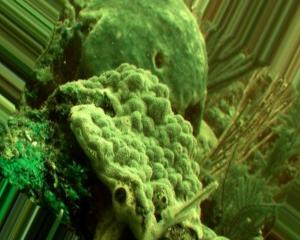
#> input picture reefglyph/data/crops/healthy/1007788673_ced6bb5451_o_0_3924.jpg, 300 x 240 px
$ python calibrate.py   (older library calls are emulated)
#> lines starting #> are read from the running program, lines starting #| are printed output that depends on the picture; after the words box and inside, x2 and y2 are one past the last pixel; in counts of white or black regions, pixels touching at a corner belong together
### reefglyph/py/reefglyph/analysis/coral.py
"""M2: classical-CV coral analysis. analyze(bgr, rect) -> CoralRecord."""
import json, os
import numpy as np, cv2, pyefd
from ..codec.layers import CoralRecord

PARAMS = dict(L_t=60.0, C_t=25.0, tau=0.35, norm=0, seg="gc")   # overwritten by data/params.json
MAXS = 320                                                       # analysis resolution (longest side)
HEALTH_EDGES = None                               # 5 ascending edges from the calibration split
TEXTURE_EDGES = None                              # 15 ascending edges from the calibration split


def load_params(path="data/params.json"):
    """Called automatically at import if data/params.json exists (run from project root)."""
    global HEALTH_EDGES, TEXTURE_EDGES
    if os.path.exists(path):
        d = json.load(open(path))
        PARAMS.update({k: d[k] for k in d if k in PARAMS})
        HEALTH_EDGES = d.get("health_edges")
        TEXTURE_EDGES = d.get("texture_edges")


load_params()


def to_lab(bgr):
    lab = cv2.cvtColor(bgr, cv2.COLOR_BGR2LAB).astype(np.float32)
    return lab[..., 0] * 100 / 255, lab[..., 1] - 128, lab[..., 2] - 128


def gray_world(bgr):
    m = bgr.reshape(-1, 3).mean(0); return np.clip(bgr * (m.mean() / m), 0, 255).astype(np.uint8)


# [7 lines left out: function median_cut, not called in this run]


def segment(bgr, rect):
    mask = np.zeros(bgr.shape[:2], np.uint8); bg = np.zeros((1, 65)); fg = np.zeros((1, 65))
    cv2.grabCut(bgr, mask, tuple(int(v) for v in rect), bg, fg, 4, cv2.GC_INIT_WITH_RECT)
    return ((mask == 1) | (mask == 3)).astype(np.uint8)


def rect_mask(bgr, rect):
    m = np.zeros(bgr.shape[:2], np.uint8); x, y, w, h = (int(v) for v in rect)
    m[y:y + h, x:x + w] = 1; return m


def pixel_stats(bgr, mask):
    """Eroded-mask L and chroma (brightest 1 % dropped) + the eroded mask."""
    er = cv2.erode(mask, np.ones((7, 7), np.uint8))           # ~3 px erosion
    if er.sum() < 20: er = mask
    if er.sum() == 0: er = np.ones_like(mask)
    L, a, b = to_lab(bgr); sel = er > 0
    Ls, C = L[sel], np.hypot(a[sel], b[sel])
    keep = Ls <= np.percentile(Ls, 99)
    return Ls[keep], C[keep], er


def bleach_from_stats(Ls, C, p=PARAMS):
    return float(np.mean((Ls > p["L_t"]) & (C < p["C_t"])))


def health_x(Ls, C):
    return float(Ls.mean() - C.mean())                         # pale + low chroma -> high


def health_score(x):
    if HEALTH_EDGES is None: return 3
    return int(np.searchsorted(HEALTH_EDGES, x)) + 1           # 1..6


def bleach_index(bgr, mask, p=PARAMS):
    Ls, C, er = pixel_stats(bgr, mask)
    return bleach_from_stats(Ls, C, p), er


# [51 lines left out: functions texture_index, analyze, not called in this run]

### reefglyph/py/reefglyph/analysis/calibrate.py
"""Run from project root:  uv run python -m reefglyph.analysis.calibrate
Delete data/stats_cache.pkl only if you change how images are loaded."""
import glob, itertools, json, os, pickle, time, numpy as np, cv2
from sklearn.metrics import precision_recall_fscore_support as prf, roc_auc_score, roc_curve
from sklearn.model_selection import train_test_split
from . import coral

CACHE, NPX = "data/stats_cache.pkl", 3000
RECALL_TARGET = 0.90


def load():
    if os.path.exists(CACHE): return pickle.load(open(CACHE, "rb"))
    rng = np.random.default_rng(0); V, y, t0 = {}, [], time.time()
    for lab, d in ((0, "healthy"), (1, "bleached")):
        for f in sorted(glob.glob(f"data/crops/{d}/*")):
            im = cv2.imread(f)
#> im is the input picture: shape (240, 300, 3); mean B, G, R 36.8, 103.8, 79.7
            if im is None: continue
            s = coral.MAXS / max(im.shape[:2])
#> s = 1.07
            if s < 1: im = cv2.resize(im, None, fx=s, fy=s, interpolation=cv2.INTER_AREA)
            h, w = im.shape[:2]; rect = (w // 10, h // 10, w * 8 // 10, h * 8 // 10)
#> after `h, w = im.shape[:2]`: h = 240; w = 300
#> after `rect = (w // 10, h // 10, w * 8 // 10, h * 8 // 10)`: rect = (30, 24, 240, 192)
            masks = {"gc": coral.segment(im, rect), "rect": coral.rect_mask(im, rect)}
            for norm in (0, 1):
                img = coral.gray_world(im) if norm else im
                for seg, m in masks.items():
                    Ls, C, _ = coral.pixel_stats(img, m)
                    k = rng.choice(len(Ls), min(NPX, len(Ls)), replace=False)
                    V.setdefault((seg, norm), []).append((Ls[k], C[k]))
#> this loop made 2 passes
#> m in gray_world on pass 2: [36.84, 103.8, 79.71]
#> pass 1, in pixel_stats, `er = cv2.erode(mask, np.ones((7, 7), np.uint8))`:
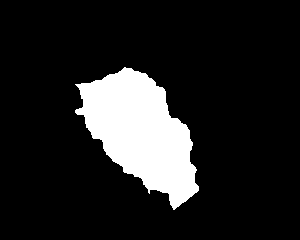
#> er: shape (240, 300); values 0 (black) and 1 (white), 13.5% white; 1 white region, box (x1, y1, x2, y2) and area: (75, 67, 199, 210) 9726
#> pass 1, in to_lab, `lab = cv2.cvtColor(bgr, cv2.COLOR_BGR2LAB).astype(np.float32)`:
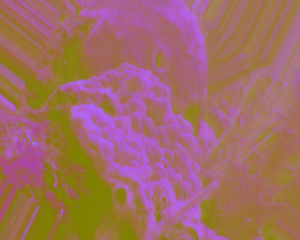
#> lab: shape (240, 300, 3) float32; mean B, G, R 102, 108.5, 161
#> pass 1, in pixel_stats, `L, a, b = to_lab(bgr)`:
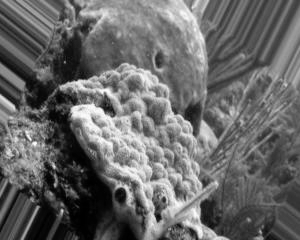
#> L: shape (240, 300) float32; min 0, max 97.65, mean 40; drawn with min black and max white
#> pass 1, in pixel_stats, `L, a, b = to_lab(bgr)`:
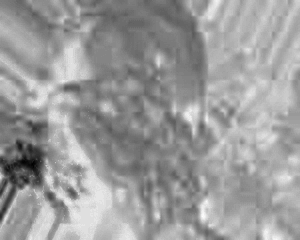
#> a: shape (240, 300) float32; min -64, max 9, mean -19.45; drawn with min black and max white
#> after the loop:
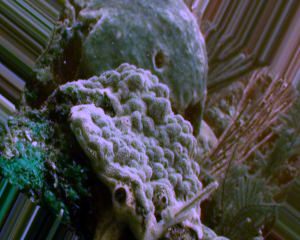
#> img: shape (240, 300, 3); mean B, G, R 72.6, 73, 73
#> after the loop, V = 4 items
            y.append(lab)
#> pass 2 of the loop in load, `for lab, d in ((0, "healthy"), (1, "bleached")):`:
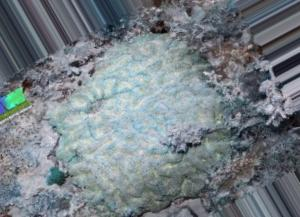
#> input picture reefglyph/data/crops/bleached/10033870215_3664757d59_o_0_1237.jpg, 300 x 217 px
#> in load, im is the input picture: shape (217, 300, 3); mean B, G, R 132.2, 126.3, 117.4
#> the loop in load, `for norm in (0, 1):` made 2 passes
#> m in gray_world on pass 2: [132.2, 126.3, 117.4]
#> pass 1, in pixel_stats (call 5), `er = cv2.erode(mask, np.ones((7, 7), np.uint8))`:
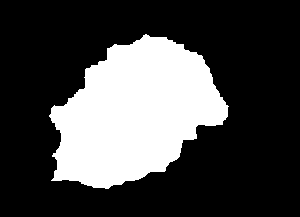
#> er: shape (217, 300); values 0 (black) and 1 (white), 27.6% white; 1 white region, box (x1, y1, x2, y2) and area: (49, 34, 229, 189) 17985
#> pass 1, in pixel_stats (call 5), `L, a, b = to_lab(bgr)`:
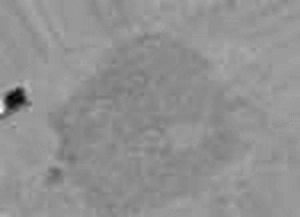
#> a: shape (217, 300) float32; min -67, max 47, mean -1.7; drawn with min black and max white
    print(f"{len(y)} images, {(time.time() - t0) / max(1, len(y)):.2f} s/image (all variants)")
    out = (V, np.array(y)); pickle.dump(out, open(CACHE, "wb")); return out


def frac(S, Lt, Ct): return np.array([np.mean((L > Lt) & (C < Ct)) for L, C in S])


def tune(S, y):
    best = (-1, None)
    for Lt, Ct in itertools.product(range(0, 95, 5), list(range(4, 65, 4)) + [999]):
        a = roc_auc_score(y, frac(S, Lt, Ct))
        if a > best[0]: best = (a, (Lt, Ct))
    return best


if __name__ == "__main__":
    V, y = load()
#> V = 4 items; y = [0, 1]
    print(f"class balance: {y.mean():.2f} bleached, n={len(y)}")
#| class balance: 0.50 bleached, n=2
#> (the run stopped early here; a loop or call above may not have finished)
